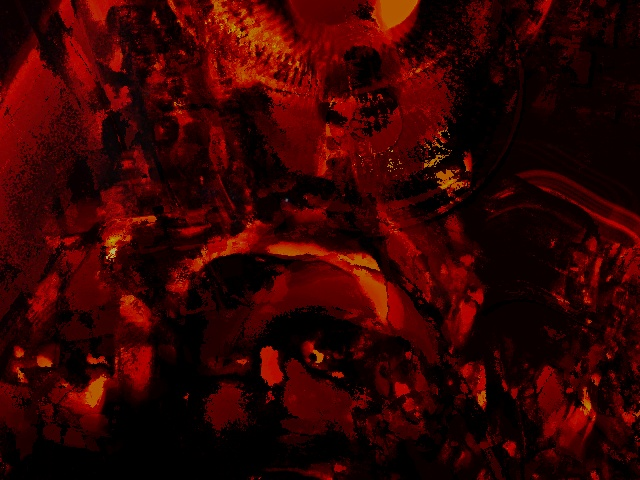
#> input picture heat_image.jpg, 640 x 480 px, given in place of the camera
$ python HeatMap.py
#> lines starting #> are read from the running program, lines starting #| are printed output that depends on the picture; after the words box and inside, x2 and y2 are one past the last pixel; in counts of white or black regions, pixels touching at a corner belong together
import cv2
import numpy as np
#from skvideo.io import FFmpegWriter

start = 1
#duration = 10
fps = '30'
cap = cv2.VideoCapture(0)
#outfile = 'heatmap.mp4'

while True:
    try:
        _, f = cap.read()
#> f is the input picture: shape (480, 640, 3); mean B, G, R 2.1, 3.7, 52.3
        f = cv2.cvtColor(f, cv2.COLOR_BGR2GRAY)
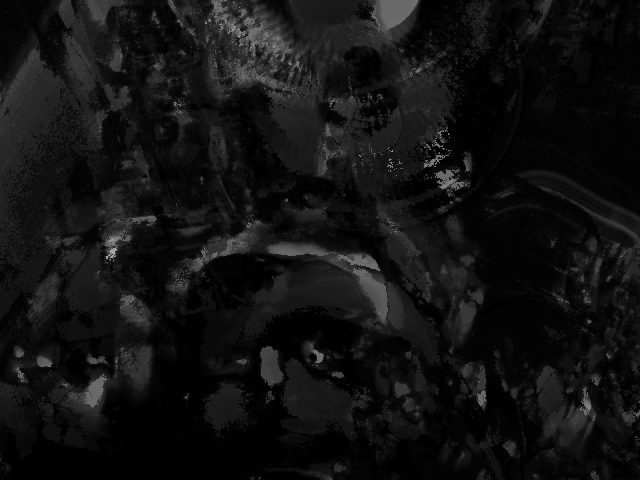
#> f: shape (480, 640); min 0, max 174, mean 18
        f = cv2.GaussianBlur(f, (11, 11), 2, 2)
        cnt = 0
        res = 0.05 * f
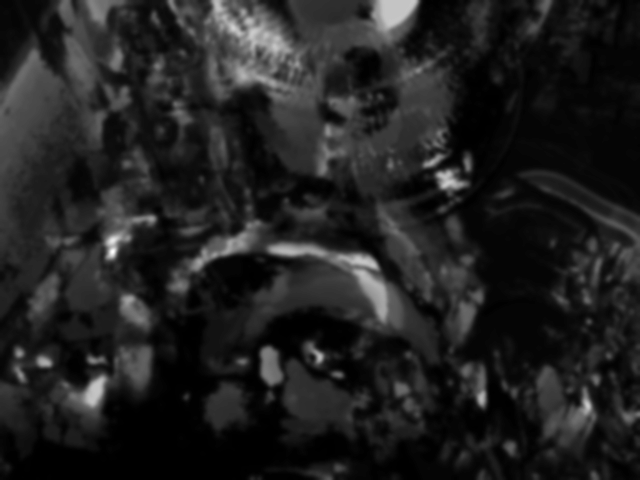
#> res: shape (480, 640) float64; min 0, max 6.8, mean 0.9; drawn with min black and max white
        res = res.astype(np.float64)
        break
    except:
        print('s')

fgbg = cv2.createBackgroundSubtractorMOG2(history=1, varThreshold=100,
                                          detectShadows=True)

# writer = FFmpegWriter(outfile, outputdict={'-r': fps})
# writer = FFmpegWriter(outfile)

kernel = cv2.getStructuringElement(cv2.MORPH_ELLIPSE, (13, 13))
cnt = 0
sec = 0
while True:
    # if sec == duration: break
    cnt += 1
    if cnt % int(fps) == 0:
        print('capturing ... ' + str(sec))
        sec += 1

    ret, frame = cap.read()
    cv2.imshow('Camera', frame)

    if not ret: break

    fgmask = fgbg.apply(frame, None, 0.01)
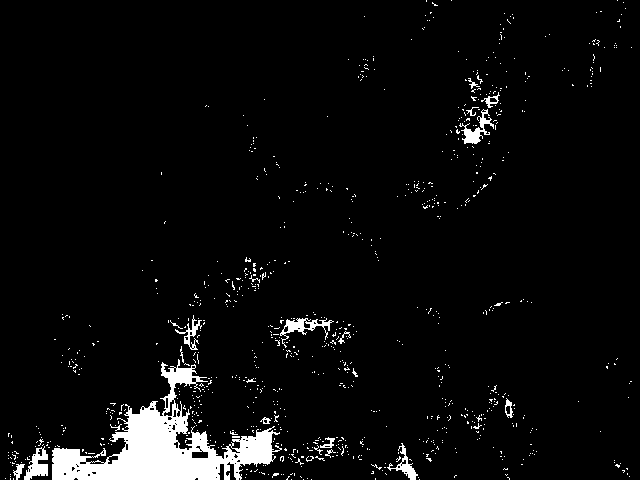
#> fgmask: shape (480, 640); values 127 (black) and 255 (white), 4.5% white; 893 white regions (871 under 20 px), largest, box (x1, y1, x2, y2) and area: (52, 359, 282, 480) 9330, (280, 318, 334, 348) 442, (24, 446, 48, 480) 420
    gray = cv2.cvtColor(frame, cv2.COLOR_BGR2GRAY)

    # if cnt == 30: res
    gray = cv2.GaussianBlur(gray, (11, 11), 2, 2)
    gray = gray.astype(np.float64)

    fgmask = cv2.morphologyEx(fgmask, cv2.MORPH_CLOSE, kernel)
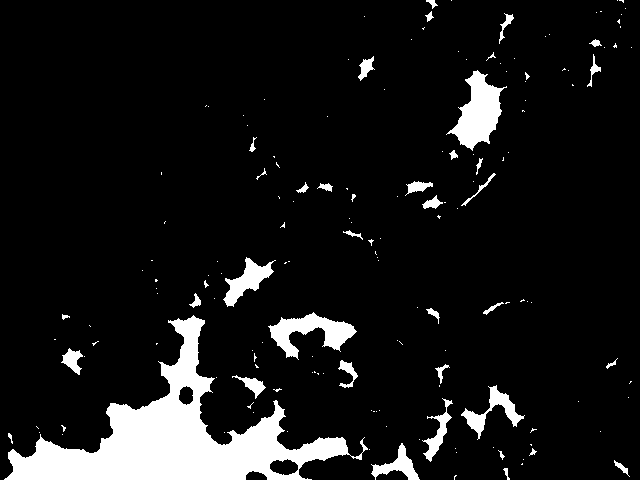
#> fgmask: shape (480, 640); values 127 (black) and 255 (white), 9.1% white; 164 white regions (125 under 20 px), largest, box (x1, y1, x2, y2) and area: (4, 315, 368, 480) 17666, (446, 70, 507, 151) 2300, (268, 312, 357, 360) 1768
    fgmask = fgmask.astype(np.float64)

    res += (40 * fgmask + gray) * 0.01
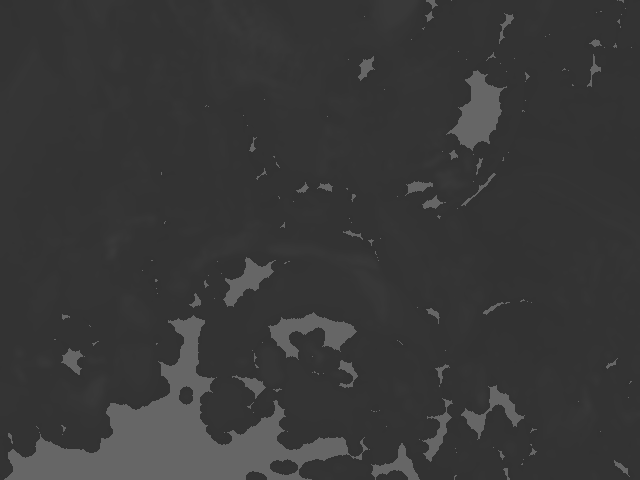
#> res: shape (480, 640) float64; min 50.8, max 103.3, mean 56.5
    res_show = res / res.max()
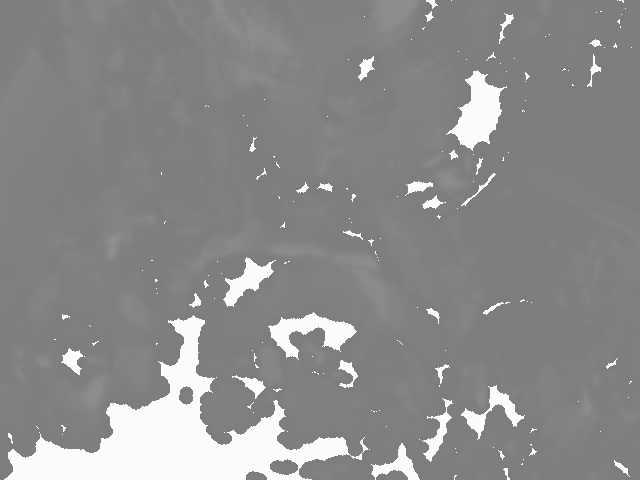
#> res_show: shape (480, 640) float64; min 0.492, max 1, mean 0.548
    res_show = np.floor(res_show * 255)
    res_show = res_show.astype(np.uint8)
    res_show = cv2.applyColorMap(res_show, cv2.COLORMAP_JET)
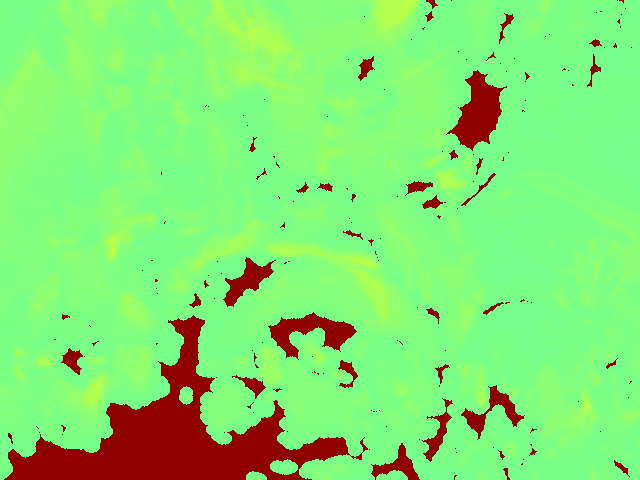
#> res_show: shape (480, 640, 3); mean B, G, R 115, 231.7, 130.6
    cv2.imshow('HM', res_show)

    # [6 lines of commented-out code are left out]

    k = cv2.waitKey(30) & 0xff
#> (key Esc is pressed here)
    if k == 27:
        break

# writer.close()
cap.release()
cv2.destroyAllWindows()
